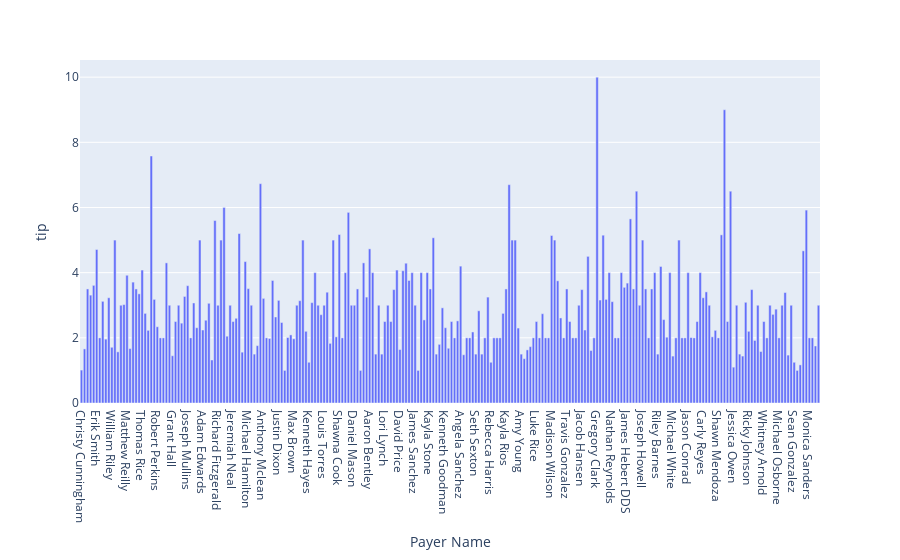

The notebook cell this image was saved under:
### Code cell
#Payer name vs Tip

import plotly.express as px

figure=px.bar(data,
             x='Payer Name',
             y='tip',
             )
figure.show()

### Figure 1 — Plotly figure (JSON) as saved in the notebook; plotly's stock layout.template omitted (floating-point values rounded to 4 significant figures; data arrays with more than 128 entries replaced by an {"elided": "..."} marker saying what was removed)
{"data": [{"alignmentgroup": "True", "hovertemplate": "Payer Name=%{x}<br>tip=%{y}<extra></extra>", "legendgroup": "", "marker": {"color": "#636efa", "pattern": {"shape": ""}}, "name": "", "offsetgroup": "", "orientation": "v", "showlegend": false, "textposition": "auto", "type": "bar", "x": {"elided": "244 str values"}, "xaxis": "x", "y": {"elided": "244 float values"}, "yaxis": "y"}], "layout": {"barmode": "relative", "legend": {"tracegroupgap": 0}, "margin": {"t": 60}, "xaxis": {"anchor": "y", "domain": [0, 1], "title": {"text": "Payer Name"}}, "yaxis": {"anchor": "x", "domain": [0, 1], "title": {"text": "tip"}}}}
